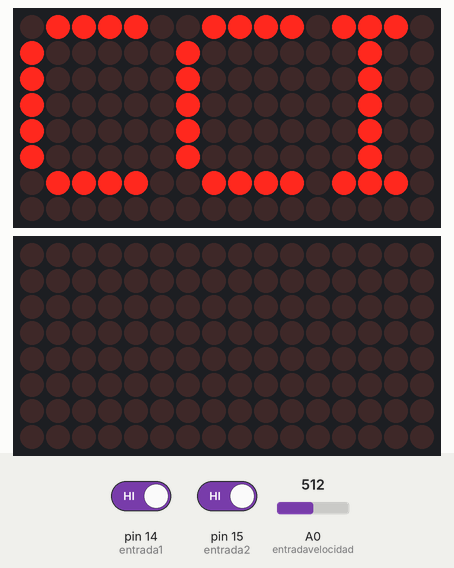
Recording of a sketch running on a simulated Arduino Mega 2560, built with avr-gcc and run on an emulated ATmega2560. Parts: 2 × 16×8 LED matrix. Inputs (shaded band) come from the test bench; at power-on: pin 15 (entrada2) HIGH, A0 (entradavelocidad) = 512, pin 14 (entrada1) HIGH.

Above: at 1.25 s.
1.3 s: pin 15 (entrada2) driven LOW
At 1.7 s:
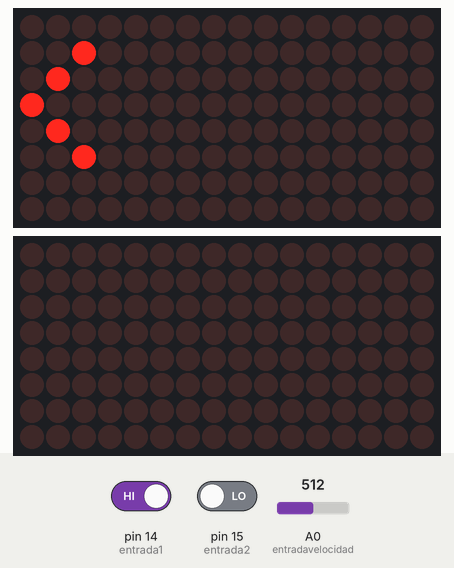
4.3 s: A0 (entradavelocidad) set to 122
At 6.14 s:
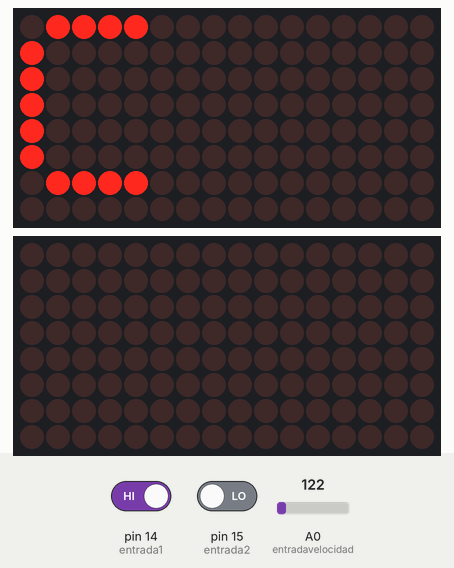
6.7 s: pin 14 (entrada1) driven LOW
At 8.5 s:
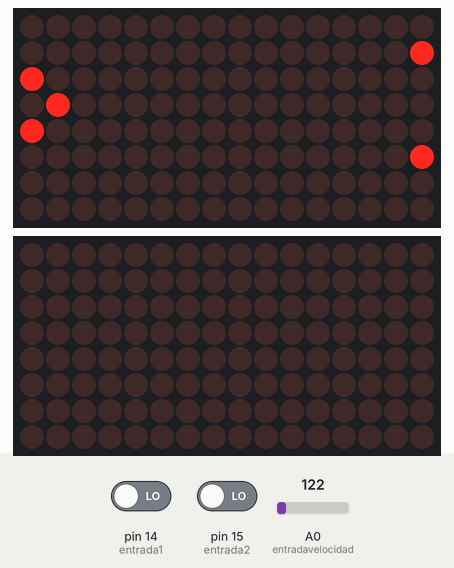
9.7 s: A0 (entradavelocidad) set to 716
At 11.26 s:
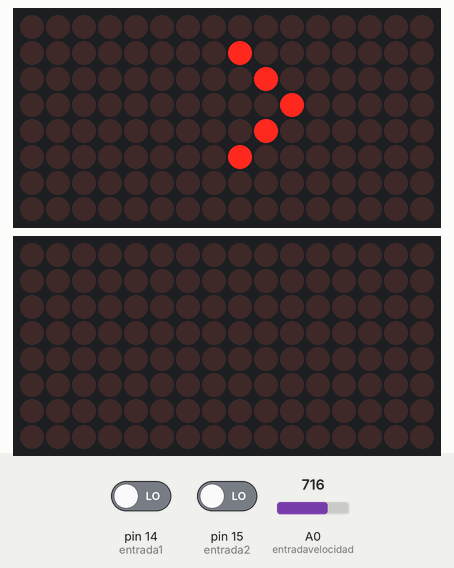
Timing chart, 0 to 12.8 s (numbered marks = the images above; inputs shaded):
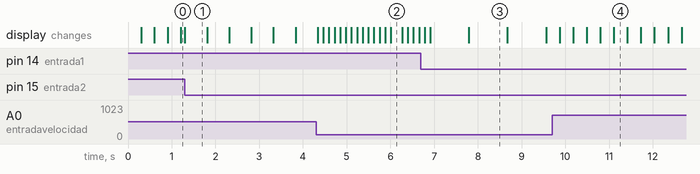

Measured:
- after the input at 1.3 s, the display: changes at once (image 1)
- what the display in image 1 shows lasts 0.5 s, from 1.3 s to 1.8 s
- what the display in image 3 shows lasts 0.9 s, from 7.8 s to 8.7 s

The sketch:

PrimeraParte.ino
```cpp
// Ejemplo para enviar mensajes deslizantes en módulos de matrices LEDs con Arduino basado en MAX7219
#include <Arduino.h>
#include <MD_Parola.h>
#include <MD_MAX72xx.h>
#include <SPI.h>
#define HARDWARE_TYPE MD_MAX72XX::FC16_HW
#define NUM_OF_MATRIX 2
#define CLK_PIN 52
#define DATA_PIN 51
#define CS_PIN 53

MD_MAX72XX cartel = MD_MAX72XX(HARDWARE_TYPE, DATA_PIN, CLK_PIN, CS_PIN, NUM_OF_MATRIX);
MD_Parola P = MD_Parola(HARDWARE_TYPE, CS_PIN, NUM_OF_MATRIX);
char matrizMensaje[][36] = {
    "<",
    "P",
    "R",
    "A",
    "C",
    "1",
    " ",
    "-",
    " ",
    "G",
    "R",
    "U",
    "P",
    "O",
    "2",
    " ",
    "-",
    "S",
    "E",
    "C",
    "C",
    "I",
    "O",
    "N",
    " ",
    "A",
    ">",
};

int entrada1 = 14;
int entrada2 = 15;
int entradavelocidad = A0;
int velocidad = 0;

int slider_val;
int slide_scroll_speed;
int scrollSpeed;

textEffect_t scrollEffect = PA_SCROLL_LEFT;

textPosition_t scrollAlign = PA_LEFT; // Alineacion del texto

int scrollPause = 0;

#define BUF_SIZE 75                                             // Maximum of 75 characters
char curMessage[BUF_SIZE] = {"< PRAC1 - GRUPO2 - SECCION A >"}; // used to hold current message
void setup()
{
  P.begin();
  // Declaro los pines
  pinMode(entrada1, INPUT);
  pinMode(entrada2, INPUT);
  pinMode(entradavelocidad, INPUT);
  // inicializar el objeto mx
  cartel.begin();
  P.setZone(0, 0, 3);
  P.setZone(1, 4, 7);
  P.setSpeed(50);
  // Establecer intencidad a un valor de 5
  cartel.control(MD_MAX72XX::INTENSITY, 10);

  // Desactivar auto-actualizacion
  cartel.control(MD_MAX72XX::UPDATE, false);

  cartel.transform(MD_MAX72XX::TRC);

  // inicializar puerto Serie a 9600 baudios
  Serial.begin(9600);
  P.displayText(curMessage, scrollAlign, scrollSpeed, scrollPause, scrollEffect, scrollEffect);
}
void funcionvelocidad()
{
  velocidad = map(analogRead(entradavelocidad), 0, 1023, 10, 1000);
}
void letraXletra()
{
  int numRows = sizeof(matrizMensaje) / sizeof(matrizMensaje[0]);

  for (int i = 0; i < numRows; i++)
  {
    funcionvelocidad();
    P.print(matrizMensaje[i]); // Imprime la letra actual
    delay(velocidad);          // Cambio la velocidad dependiendo el valor
  }
}

void loop()
{

  if (digitalRead(entrada1) == 0 && digitalRead(entrada2) == 0)
  {
    slider_val = analogRead(entradavelocidad);               // Leo los valores del potenciometro para cambiar el valor
    scrollEffect = PA_SCROLL_LEFT;                           // CUando las entradas esten 0-0 el scroll es hacia la izquierda, cambio el efecto
    P.setTextEffect(scrollEffect, scrollEffect);             // Actuzlizo el nuevo efecto
    slide_scroll_speed = map(slider_val, 1023, 0, 15, 1000); // Mapeo la velocidad de 15 a 1000 ms
    P.setSpeed(slide_scroll_speed);                          // actalizo la nueva velocidad
  }

  if (digitalRead(entrada1) == 0 && digitalRead(entrada2) == 1)
  {
    slider_val = analogRead(entradavelocidad);
    scrollEffect = PA_SCROLL_RIGHT;
    P.setTextEffect(scrollEffect, scrollEffect);
    slide_scroll_speed = map(slider_val, 1023, 0, 15, 1000);
    P.setSpeed(slide_scroll_speed);
  }

  if (digitalRead(entrada1) == 1 && digitalRead(entrada2) == 0)
  {
    P.displayClear();
    letraXletra();
  }
  if (P.displayAnimate())
  {
    P.displayReset();
  }
}
```
